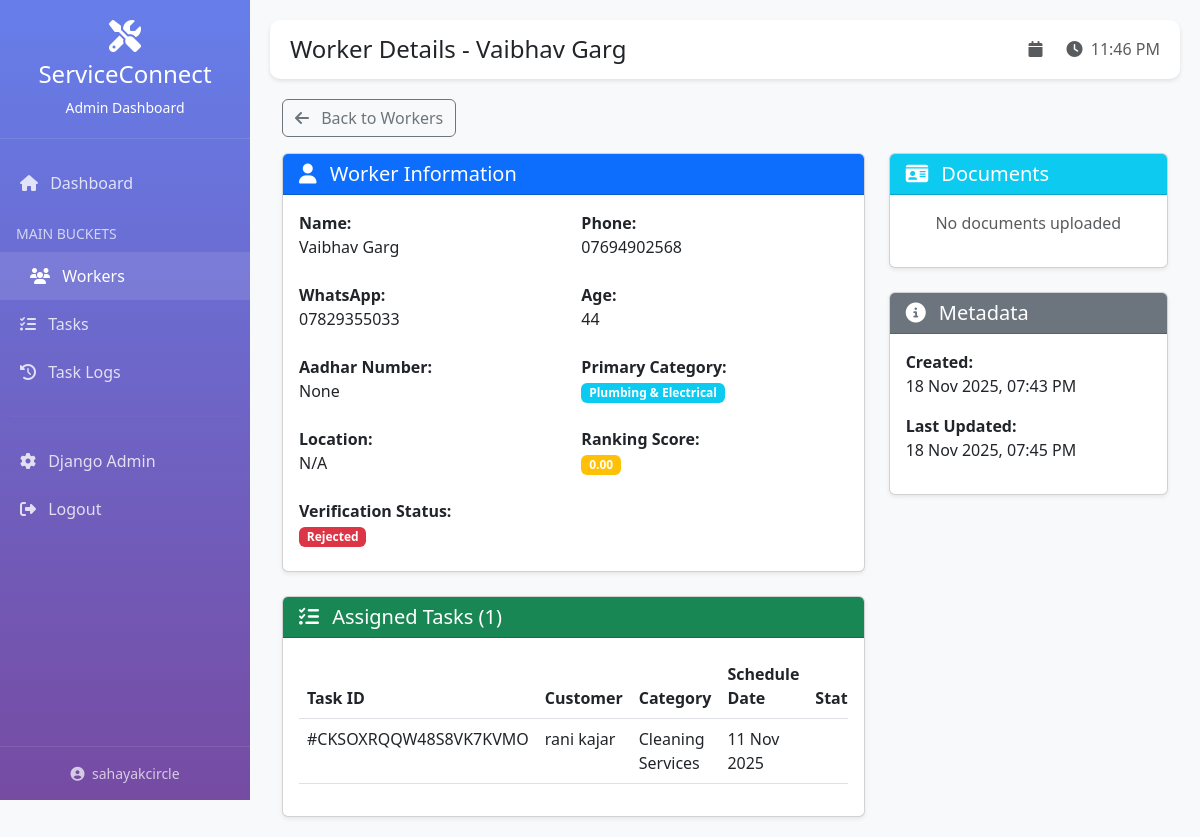
The app's page /dashboard/workers/HZDRI2YJPTLWR9HMAJ/ (signed in), older data.
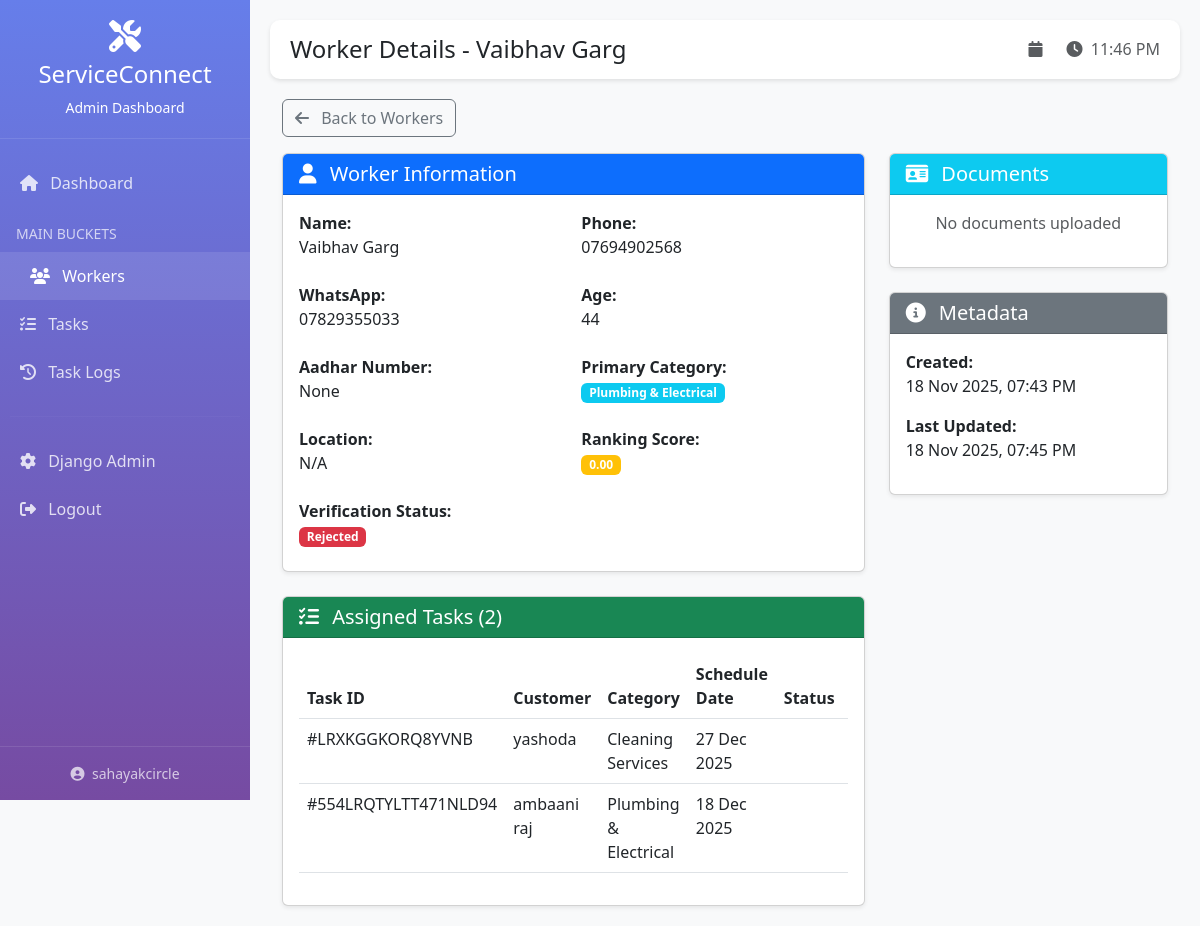
The same page, newer data.
### apps/tasks/models.py (models this page shows, shortened)
class Task(models.Model):
    id = models.CharField(
        primary_key=True,
        max_length=25,
        editable=False,
        unique=True
    )
    STATUS_CHOICES = (
        ('pending', 'Pending'),
        ('scheduled', 'Scheduled'),
        ('active', 'Active'),
        ('completed', 'Completed'),
        ('cancelled', 'Cancelled'),
    )
    cust_name = models.CharField(max_length=200)
    cust_phone = models.CharField(max_length=15)
    cust_whatsapp = models.CharField(max_length=15, blank=True, null=True)
    cust_location = models.TextField()
    pincode = models.CharField(max_length=10)
    location = models.ForeignKey(
        Location,
        on_delete=models.SET_NULL,
        null=True,
        blank=True,
        related_name='tasks'
    )
    requirement = models.ForeignKey(
        Requirement,
        on_delete=models.SET_NULL,
        null=True,
        blank=True,
        related_name='tasks'
    )
    category = models.ForeignKey(
        Category,
        on_delete=models.SET_NULL,
        null=True,
        related_name='tasks'
    )
    subcategories = models.ManyToManyField(
        Category,
        blank=True,
        related_name='task_subcategories'
    )
    additional_info = models.TextField(blank=True, null=True)
    task_image = models.ImageField(upload_to='tasks/', blank=True, null=True)
    worker = models.ForeignKey(
        Worker,
        on_delete=models.SET_NULL,
        null=True,
        blank=True,
        related_name='assigned_tasks'
    )
    worker_name = models.CharField(max_length=200, blank=True, null=True)
    worker_phone = models.CharField(max_length=20, blank=True, null=True)
    worker_category = models.CharField(max_length=200, blank=True, null=True)
    schedule_date = models.DateTimeField(null=True, blank=True)
    day_service_done = models.DateField(null=True, blank=True)
    status = models.CharField(max_length=20, choices=STATUS_CHOICES, default='pending')
    payment_received_amt = models.DecimalField(max_digits=10, decimal_places=2, default=0)
    feedback = models.TextField(blank=True, null=True)
    rating = models.DecimalField(max_digits=3, decimal_places=2, null=True, blank=True)
    created_at = models.DateTimeField(auto_now_add=True)
    updated_at = models.DateTimeField(auto_now=True)
    class Meta:
        db_table = 'tasks'
        ordering = ['-created_at']

### apps/categories/models.py (models this page shows, shortened)
class Category(models.Model):
    id = models.CharField(
        primary_key=True,
        max_length=25,
        editable=False,
        unique=True
    )
    name = models.CharField(max_length=200)
    code = models.CharField(max_length=50, unique=True)
    category_type = models.CharField(
        max_length=20,
        choices=(('primary', 'Primary Category'), ('subcategory', 'Subcategory')),
        default='primary'
    )
    priority = models.IntegerField(default=0)
    parent = models.ForeignKey(
        'self',
        on_delete=models.CASCADE,
        null=True,
        blank=True,
        related_name='subcategories',
        limit_choices_to={'category_type': 'primary'}
    )
    created_at = models.DateTimeField(auto_now_add=True)
    updated_at = models.DateTimeField(auto_now=True)
    class Meta:
        db_table = 'categories'
        ordering = ['priority', 'name']

### apps/dashboard/views.py (the view)
# urls.py: path('workers/<str:pk>/', views.worker_detail, name='worker_detail'),
@login_required(login_url='dashboard:login')
def worker_detail(request, pk):
    worker = get_object_or_404(Worker, pk=pk)
    worker_tasks = Task.objects.filter(worker=worker).order_by('-created_at')
    context = {
        'worker': worker,
        'worker_tasks': worker_tasks,
    }
    return render(request, 'dashboard/worker_detail.html', context)

### templates/dashboard/worker_detail.html (shortened to what the changed rows need)
{% extends 'dashboard/base.html' %}
{% block content %}
<div class="container-fluid">
    <div class="row g-4">
        <div class="col-md-8">
            <div class="card shadow-sm mt-4">
                <div class="card-header bg-success text-white">
                    <h5 class="mb-0"><i class="fas fa-tasks me-2"></i> Assigned Tasks ({{ worker_tasks.count }})</h5>
                </div>
                <div class="card-body">
                    {% if worker_tasks %}
                    <div class="table-responsive">
                        <table class="table table-hover">
                            <thead>
                                <tr>
                                    <th>Task ID</th>
                                    <th>Customer</th>
                                    <th>Category</th>
                                    <th>Schedule Date</th>
                                    <th>Status</th>
                                </tr>
                            </thead>
                            <tbody>
                                {% for task in worker_tasks %}
                                <tr>
                                    <td>#{{ task.id }}</td>
                                    <td>{{ task.cust_name }}</td>
                                    <td>{{ task.category.name }}</td>
                                    <td>{{ task.schedule_date|date:"d M Y" }}</td>
                                    <td>
                                        <span class="badge bg-{{ task.status }}">
                                        </span>
                                    </td>
                                </tr>
                                {% endfor %}
                            </tbody>
                        </table>
                    </div>
                    {% else %}
                    <p class="text-muted text-center py-3">No tasks assigned yet</p>
                    {% endif %}
                </div>
            </div>
        </div>
    </div>
</div>
{% endblock %}

Row changes from the older to the newer data that the page shows:
removed Task: id "CKSOXRQQW48S8VK7KVMO", cust_name "rani kajar", category.name "Cleaning Services", schedule_date "11 Nov 2025"
added Task: id "LRXKGGKORQ8YVNB", cust_name "yashoda", category.name "Cleaning Services", schedule_date "27 Dec 2025"
added Task: id "554LRQTYLTT471NLD94", cust_name "ambaani raj", category.name "Plumbing & Electrical", schedule_date "18 Dec 2025"
Text that changed along with them:
{{ worker_tasks.count }}: "1" → "2"
